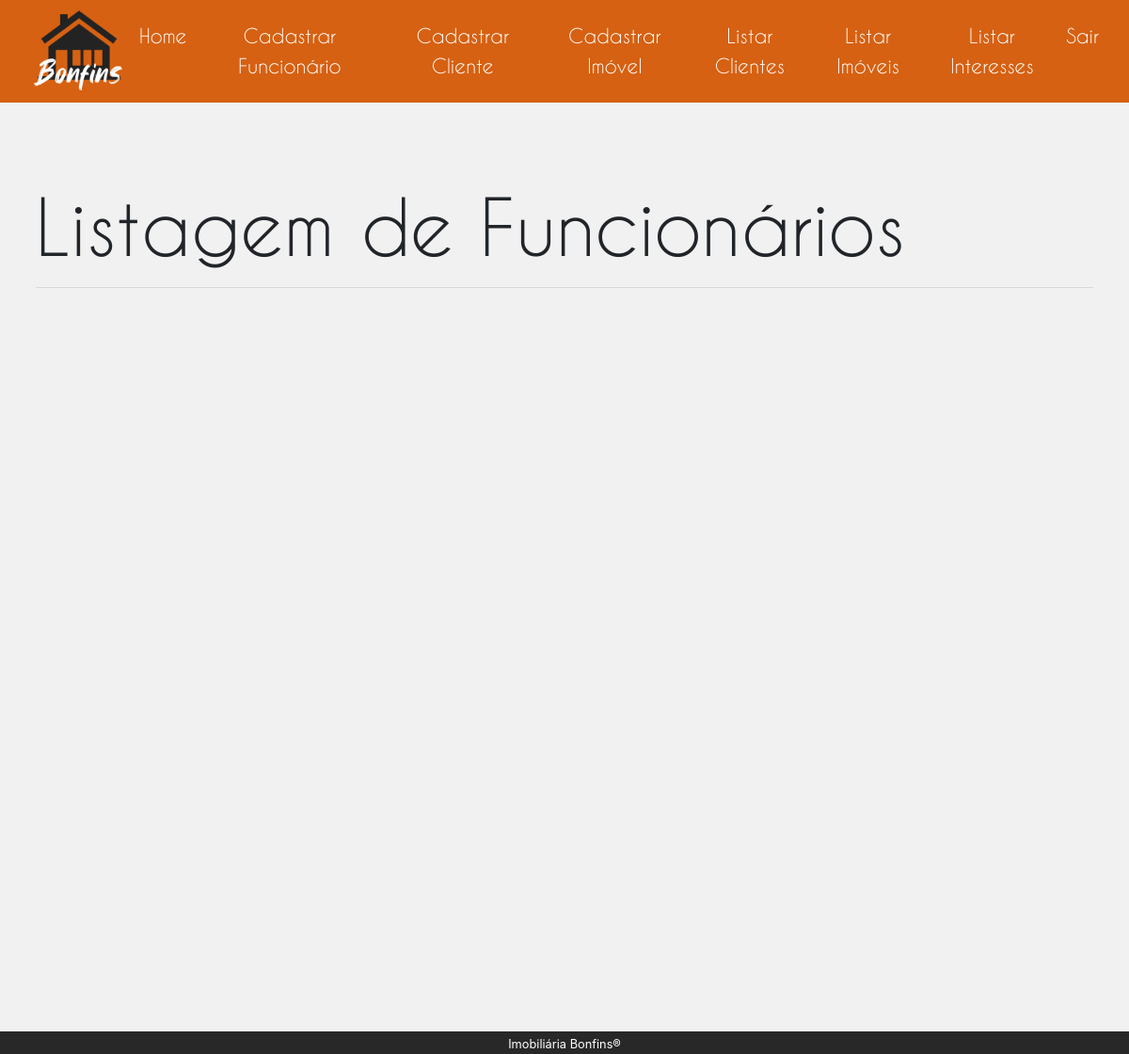
Before: /administrativo/listagemFuncionario.php with the older database file.
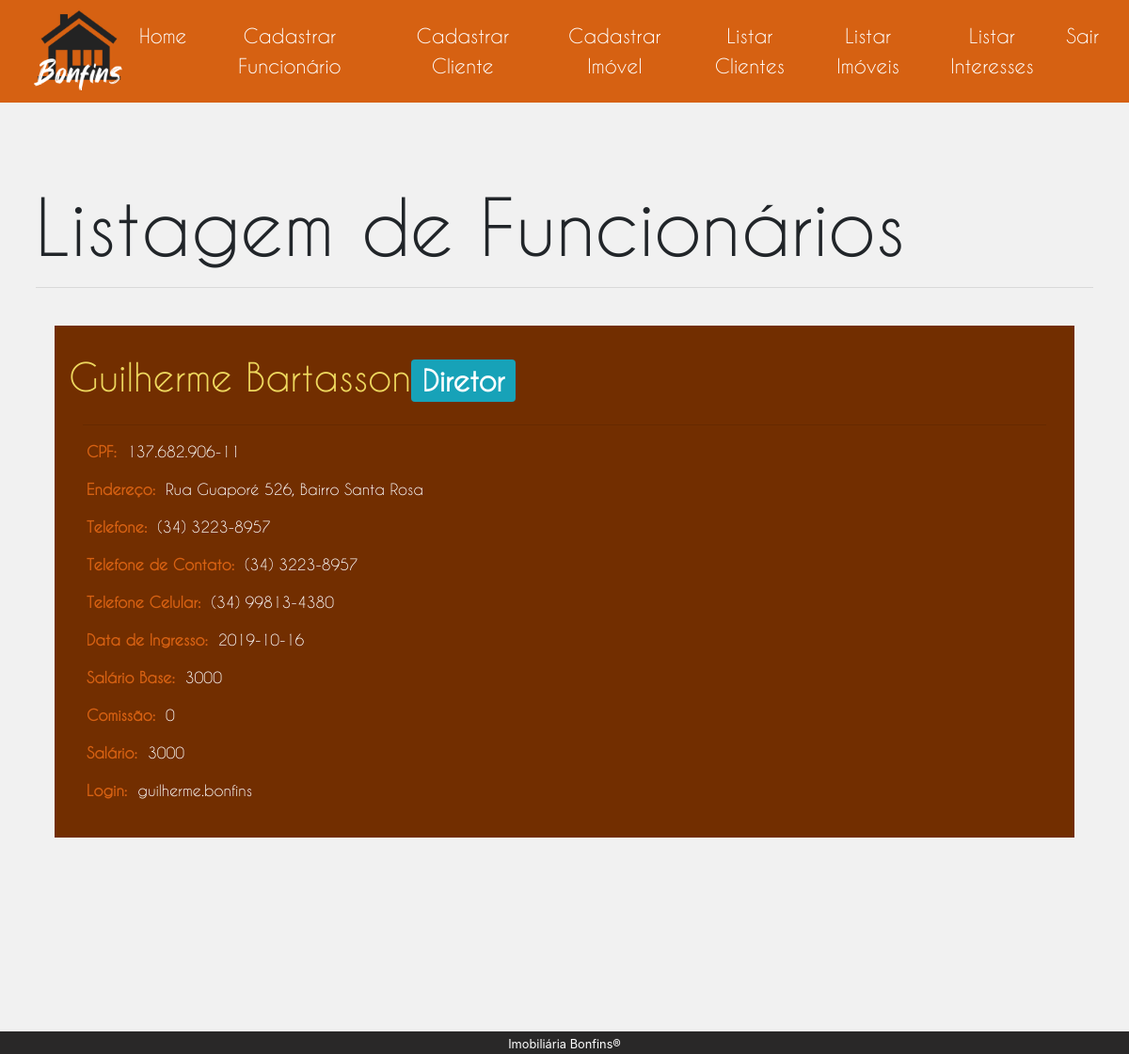
After: the same page with the newer database file.
### tables this page shows
CREATE TABLE `funcionario` (
  `ID` int(4) UNSIGNED NOT NULL,
  `Nome` varchar(60) NOT NULL,
  `Telefone` varchar(20) NOT NULL,
  `Cpf` varchar(14) NOT NULL,
  `Endereco` varchar(150) NOT NULL,
  `TelefoneContato` varchar(20) NOT NULL,
  `TelefoneCelular` varchar(20) NOT NULL,
  `DataIngresso` date NOT NULL,
  `Cargo` int(4) UNSIGNED NOT NULL,
  `Comissao` float UNSIGNED NOT NULL,
  `Login` varchar(60) NOT NULL,
  `Senha` varchar(60) NOT NULL,
  `Salt` varchar(22) NOT NULL
);

CREATE TABLE `cargo` (
  `ID` int(4) UNSIGNED NOT NULL,
  `Nome` varchar(50) NOT NULL,
  `SalarioBase` float UNSIGNED NOT NULL
);

### php/funcionario.php (called while the page is built, shortened)
<?php
    function getfuncionarios($conn) {
        $array_funcionarios = null;
        $sql = "SELECT
                    f.Nome,
                    c.Nome as Cargo,
                    f.Cpf,
                    f.Endereco,
                    f.Telefone,
                    f.TelefoneContato,
                    f.TelefoneCelular,
                    f.DataIngresso,
                    c.SalarioBase,
                    f.Comissao,
                    f.Login
                FROM
                    funcionario as f,
                    cargo as c
                WHERE
                    f.Cargo = c.ID";
        $result = $conn->query($sql);
        if ($result->num_rows > 0) {
            while ($row = $result->fetch_assoc()) {
                $funcionario = new Funcionario();
                $funcionario->nome            = $row["Nome"];
                $funcionario->cargo           = $row["Cargo"];
                $funcionario->cpf             = $row["Cpf"];
                $funcionario->endereco        = $row["Endereco"];
                $funcionario->telefone        = $row["Telefone"];
                $funcionario->telefoneContato = $row["TelefoneContato"];
                $funcionario->telefoneCelular = $row["TelefoneCelular"];
                $funcionario->dataIngresso    = $row["DataIngresso"];
                $funcionario->salarioBase     = $row["SalarioBase"];
                $funcionario->comissao        = $row["Comissao"];
                $funcionario->salario         = $row["SalarioBase"] + $row["Comissao"];
                $funcionario->login           = $row["Login"];
                $array_funcionarios[] = $funcionario;
            }
        }
        return $array_funcionarios;
    }
?>

### administrativo/listagemFuncionario.php (the view, shortened to what this page needs)
<!DOCTYPE html>
<html lang="pt-br">
    <head>
        <link rel="stylesheet" href="../css/bootstrap.css">
        <link rel="stylesheet" href="css/administrativo.css">
        <link rel="stylesheet" href="css/listagem.css">
    </head>
    <body>
        <section>
            <div class="col-sm-12">
                <div class="row">
                    <div class="col-sm-12 p-0">
                        <nav class="navbar navbar-expand-lg navbar-light sticky-top pt-0">
                            <a class="navbar-brand pt-0" href="../homePublica.html">
                                <img class="logo-bonfins" src="../assets/images/logo-bonfins3.png">
                            </a>
                            <div class="collapse navbar-collapse" id="navbarSupportedContent">
                                <ul class="navbar-nav ml-auto">
                                    <li class="mt-2 mr-3"><a href="homeRestrita.html">Home</a></li>
                                    <li class="mt-2 mr-3"><a href="cadastroFuncionario.php">Cadastrar Funcionário</a></li>
                                    <li class="mt-2 mr-3"><a href="cadastroCliente.html">Cadastrar Cliente</a></li>
                                    <li class="mt-2 mr-3"><a href="cadastroImovel.html">Cadastrar Imóvel</li>
                                    <li class="mt-2 mr-3"><a href="listagemCliente.php">Listar Clientes</a></li>
                                    <li class="mt-2 mr-3"><a href="listagemImovel.html">Listar Imóveis</a></li>
                                    <li class="mt-2 mr-3"><a href="listagemInteresse.html">Listar Interesses</a></li>
                                    <li class="mt-2 mr-3"><a href="../homePublica.html">Sair</a></li>
                                </ul>
                            </div>
                        </nav>
                    </div>
                </div>
                <div class="row">
                    <div class="col-sm-12 px-0">
                        <div id="listagemContainer" class="px-0">
                            <div class="container px-0">
                                <div class="jumbotron px-2">
                                    <h1 class="display-4">Listagem de Funcionários</h1>
                                    <hr class="my-3">
                                    <div id="admContainer">
                                        <?php
                                            require "../php/conexaoMysql.php";
                                            require "../php/funcionario.php";
                                            $arrayFuncionarios = null;
                                            try {
                                                $arrayFuncionarios = getFuncionarios($conn);
                                            } catch (Exception $e) {
                                                $msgErro = $e->getMessage();
                                                echo $msgErro;
                                            }
                                            if ($arrayFuncionarios != null) {
                                                foreach ($arrayFuncionarios as $funcionario) {
                                                    echo "
                                                        <div class='row pt-4'>
                                                            <div class='container'>
                                                                <div class='col-sm-12 admBox'>
                                                                    <div class='row'>
                                                                        <h1>$funcionario->nome<span class='badge badge-info'>$funcionario->cargo</span></h1>
                                                                    </div>
                                                                    <hr>
                                                                    <div class='row mt-2 ml-1'>
                                                                        <label for='cpf'><strong>CPF:&nbsp&nbsp</strong></label>
                                                                        <span name='cpf'>$funcionario->cpf</span>
                                                                    </div>
                                                                    <div class='row mt-2 ml-1'>
                                                                        <label for='endereco'><strong>Endereço:&nbsp&nbsp</strong></label>
                                                                        <span name='endereco'>$funcionario->endereco</span>
                                                                    </div>
                                                                    <div class='row mt-2 ml-1'>
                                                                        <label for='telefone'><strong>Telefone:&nbsp&nbsp</strong></label>
                                                                        <span name='telefone'>$funcionario->telefone</span>
                                                                    </div>
                                                                    <div class='row mt-2 ml-1'>
                                                                        <label for='telefoneContato'><strong>Telefone de Contato:&nbsp&nbsp</strong></label>
                                                                        <span name='telefoneContato'>$funcionario->telefoneContato</span>
                                                                    </div>
                                                                    <div class='row mt-2 ml-1'>
                                                                        <label for='telefoneCelular'><strong>Telefone Celular:&nbsp&nbsp</strong></label>
                                                                        <span name='telefoneCelular'>$funcionario->telefoneCelular</span>
                                                                    </div>
                                                                    <div class='row mt-2 ml-1'>
                                                                        <label for='dataIngresso'><strong>Data de Ingresso:&nbsp&nbsp</strong></label>
                                                                        <span name='telefone'>$funcionario->dataIngresso</span>
                                                                    </div>
                                                                    <div class='row mt-2 ml-1'>
                                                                        <label for='salarioBase'><strong>Salário Base:&nbsp&nbsp</strong></label>
                                                                        <span name='salarioBase'>$funcionario->salarioBase</span>
                                                                    </div>
                                                                    <div class='row mt-2 ml-1'>
                                                                        <label for='comissao'><strong>Comissão:&nbsp&nbsp</strong></label>
                                                                        <span name='comissao'>$funcionario->comissao</span>
                                                                    </div>
                                                                    <div class='row mt-2 ml-1'>
                                                                        <label for='salario'><strong>Salário:&nbsp&nbsp</strong></label>
                                                                        <span name='salario'>$funcionario->salario</span>
                                                                    </div>
                                                                    <div class='row mt-2 ml-1'>
                                                                        <label for='login'><strong>Login:&nbsp&nbsp</strong></label>
                                                                        <span name='login' class='text-break'>$funcionario->login</span>
                                                                    </div>
                                                                </div>
                                                            </div>
                                                        </div>
                                                    ";
                                                }
                                            }
                                        ?>
                                    </div>
                                </div>
                            </div>
                        </div>
                    </div>
                </div>
                <div class="row">
                    <div class="col-sm-12 p-0">
                        <footer class="text-center p-0" id=footer>
                            <small>Imobiliária Bonfins<span>&reg</span></small>
                        </footer>
                    </div>
                </div>
            </div>
        </section>
    </body>
</html>

### administrativo/css/administrativo.css (style rules this page uses)
body { background: rgb(41, 40, 40); height: 96vh; }
.logo-bonfins { height: 12vh; margin-left: 20px; }
a { font-size: 30px; }
nav { padding: 0; background-color: rgb(214, 97, 18); font-family: 'Caviar Dreams'; }
nav li { border-left: 0; }
nav li a { display: block; color: rgb(255, 255, 255) !important; font-size: 1.3rem; border-left: 0; text-align: center; }
#admContainer { padding: 20px; padding-top: 0; background-color: #f1f1f1; min-height: 82.3vh; }
.jumbotron { background-color: inherit !important; font-family: 'Caviar Dreams' !important; }
.jumbotron h1 { font-size: 5rem; }
footer { padding: 20px; background-color: rgb(41, 40, 40); color: white; }

### administrativo/css/listagem.css (style rules this page uses)
#listagemContainer { padding: 20px; background-color: #f1f1f1; min-height: 82.3vh; }
.admBox { background: rgb(114, 46, 0); padding: 30px; color: white; }
.admBox h1 { font-size: 2.5rem !important; color: rgb(238, 216, 94); }
label { color: rgb(214, 97, 18); }

Changed rows visible on the page:
added funcionario: Nome "Guilherme Bartasson", cargo.Nome "Diretor", Cpf "137.682.906-11", Endereco "Rua Guaporé 526, Bairro Santa Rosa", Telefone "(34) 3223-8957", TelefoneContato "(34) 3223-8957", TelefoneCelular "(34) 99813-4380", DataIngresso "2019-10-16", cargo.SalarioBase "3000", Comissao "0", Login "guilherme.bonfins"
